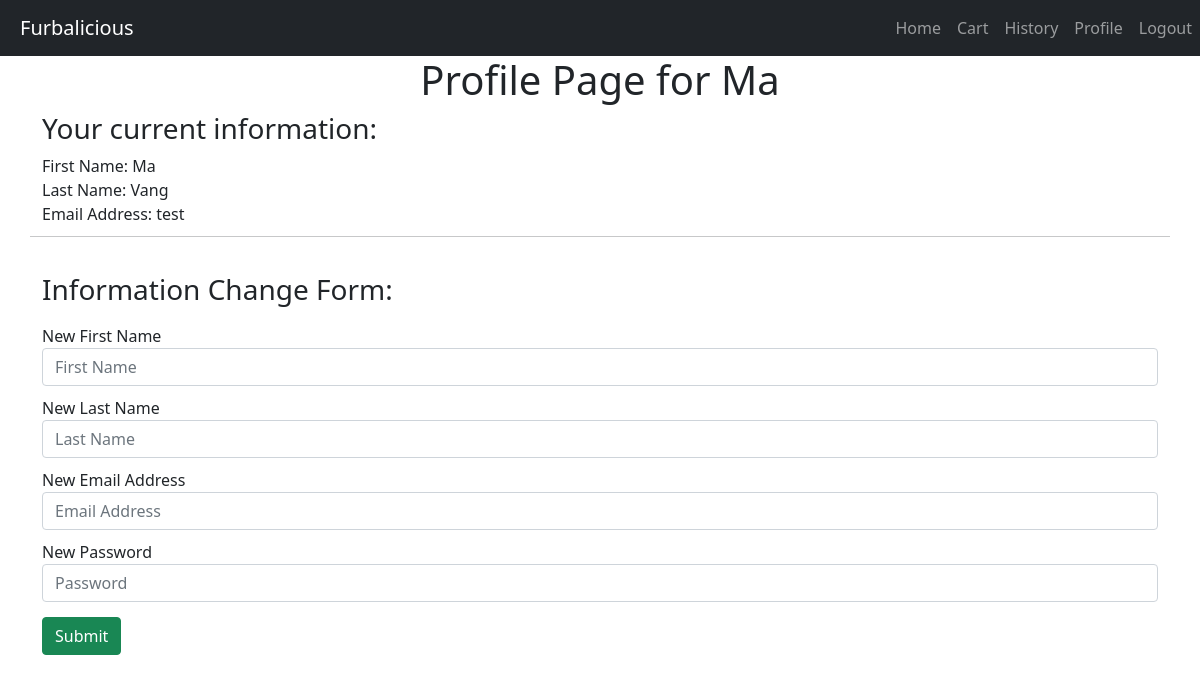
Screenshot of /profile/ (signed in) with the database file from the repository.
### website/models.py (models this page shows)
class CustomUser(AbstractUser):
    firstName = models.CharField(db_column='firstName', blank=False, null=False, max_length=80)
    lastName = models.CharField(db_column='lastName', blank=False, null=False, max_length=80)
    email = models.CharField(db_column='email', blank=False, null=False, max_length=200)
    isConfirmed = models.BooleanField(db_column='isConfirmed', default=False)
    confirmation = models.CharField(db_column='confirmation', null=True, max_length=200)
    password = models.CharField(db_column='password', null=False, max_length=200)
    lastLoginDate = models.DateTimeField(db_column='lastLoginDate',  null=True)

### website/views.py (the view, shortened to what this page needs)
# urls.py: path('profile/', views.ProfilePageView.as_view(), name='profile'),
class ProfilePageView(TemplateView):
    template_name = 'profile.html'

### Templates/profile.html (shortened to what this page needs)
{% extends 'base.html' %}
{% load static %}
{% block content %}
{% if user.is_authenticated %}
<div class="row">
    <h1 class="profileWelcome">Profile Page for {{ request.user.firstName|capfirst }}</h1>
    {% else %}
    <h1 class="profileWelcome">You are currently not logged in!</h1>
    {% endif %}
</div>
<div class="row">
    <h3>Your current information:</h3>
    <label>First Name: {{ request.user.firstName|capfirst }}</label>
    <label>Last Name: {{ request.user.lastName|capfirst }}</label>
    <label>Email Address: {{ request.user.email }}</label>
    <hr style="margin-top: 10px;" />
</div>
<div class="row" style="margin-top: 20px;">
    <h3>Information Change Form:</h3>
    <form method="post" name="login">
        <div class="form-group">
            <label class="profileEntryText" for=" firstName">New First Name</label>
            <input type="text" class="form-control" name="firstName" placeholder="First Name" required>
        </div>
        <div class="form-group">
            <label class="profileEntryText" for=" lastName">New Last Name</label>
            <input type="text" class="form-control" name="lastName" placeholder="Last Name" required>
        </div>
        <div class="form-group">
            <label class="profileEntryText" for="email">New Email Address</label>
            <input type="text" class="form-control" name="email" placeholder="Email Address" required>
        </div>
        <div class="form-group">
            <label class="profileEntryText" for="password">New Password</label>
            <input type="password" class="form-control" name="password" placeholder="Password" required>
        </div>
        <button type="submit" style="margin-top: 15px;" class="btn btn-success" value="Register">Submit</button>
    </form>
</div>
{% endblock content %}

### static/css/style.css (style rules this page uses)
.profileWelcome { text-align: center; text-decoration-color: blue; }
.profileEntryText { padding-top: 10px; }

### rows the page displays
CustomUser: user.firstName "Ma", user.lastName "Vang", user.email "test"
